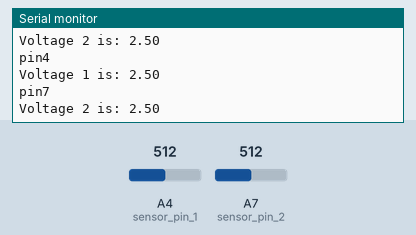
Recording of a sketch running on a simulated Arduino Nano, built with avr-gcc and run on an emulated ATmega328P. On the bench: the last lines printed to the serial monitor. Inputs (shaded band) come from the test bench; at power-on: A7 (sensor_pin_2) = 512, A4 (sensor_pin_1) = 512.

Above: at 3.0 s.
3.1 s: A7 (sensor_pin_2) set to 716
At 5.7 s:
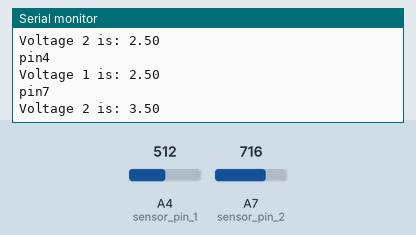
6.0 s: A7 (sensor_pin_2) set to 900
At 7.6 s:
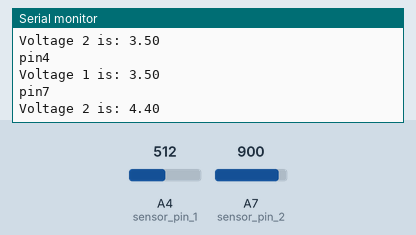
Timing chart, 0 to 9.1 s (numbered marks = the images above; inputs shaded):
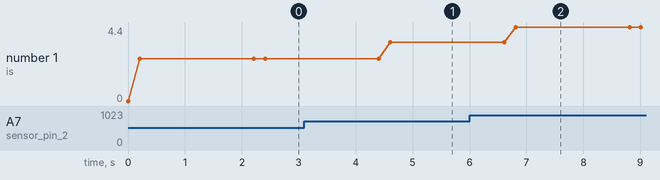

Measured:
- after the input at 3.1 s, the serial monitor: prints a new line after 1.5 s (image 1)
- after the input at 6.0 s, the serial monitor: prints a new line after 0.81 s (image 2)
- plotted number 1: 2.5 → 3.5 after the input at 3.1 s, 3.5 → 4.4 after the input at 6.0 s

The sketch:

ex4.ino
```cpp
uint8_t sensor_pin_1 = A4; // Määritetään sensorin pinni (analoginen pinni A4)
uint8_t sensor_pin_2 = A7; // Määritetään sensorin pinni (analoginen pinni A7)
int val;                   // Väliaikainen muuttuja ADC-lukemille

void setup()
{
    Serial.begin(9600); // Käynnistetään serial monitor
}

void loop()
{

    uint16_t sensor_value_1 = ADC_read(4); // Luetaan sensorin arvo muuttujaan 1
    float voltage_1 = sensor_value_1 / 1023.0 * 5.0;  // Lasketaan jännite 1

    Serial.print("Voltage 1 is: ");
    Serial.println(voltage_1);
    Serial.println();

    delay(200);

    uint16_t sensor_value_2 = ADC_read(7); // Luetaan sensorin arvo muuttujaan 2
    float voltage_2 = sensor_value_2 / 1023.0 * 5.0;  // Lasketaan jännite 2

    Serial.print("Voltage 2 is: ");
    Serial.println(voltage_2);
    Serial.println();

    delay(2000);
}

void ADC_init(uint8_t ch) {
    ADMUX = 0x00;
    ADCSRA = 0x00;
    // Asetetaan ADCSRB rekisteri nolliksi
    //ADCSRB = 0x00;

    // Asetetaan referenssijännite ja ADC-muunnoskanava
    //ADMUX |= (1 << REFS0);

    if (ch == 4) {
      ADMUX |= (1 << REFS0) | (1 << MUX2);
      Serial.println("pin4");

    } else if (ch == 7 ){
      ADMUX |= (1 << REFS0) | (1 << MUX2) | (1 << MUX1) | (1 << MUX0);
      Serial.println("pin7");
    }

    else Serial.println("Cannot identify pin");
    ADCSRA |= (1 << ADEN); // Aktivoidaan ADC
    //ADCSRB = 0x00;


}

uint16_t ADC_read(uint8_t ch)
{
    ADC_init(ch);

    // aloitetaan muunnos
    ADCSRA |= (1 << ADSC); // Käynnistetään ADC-muunnos

    if (ch == 4)
    {
        while (ADCSRA & B00001000) // Odotetaan, että muunnos 1 on valmis
        {
            ;
        }
    }
    else
    {
        while (ADCSRA & B01000000) // Odotetaan, että muunnos 1 on valmis
        {
            ;
        }
    }

    return ADC; // Palautetaan ADC arvo
}
```
